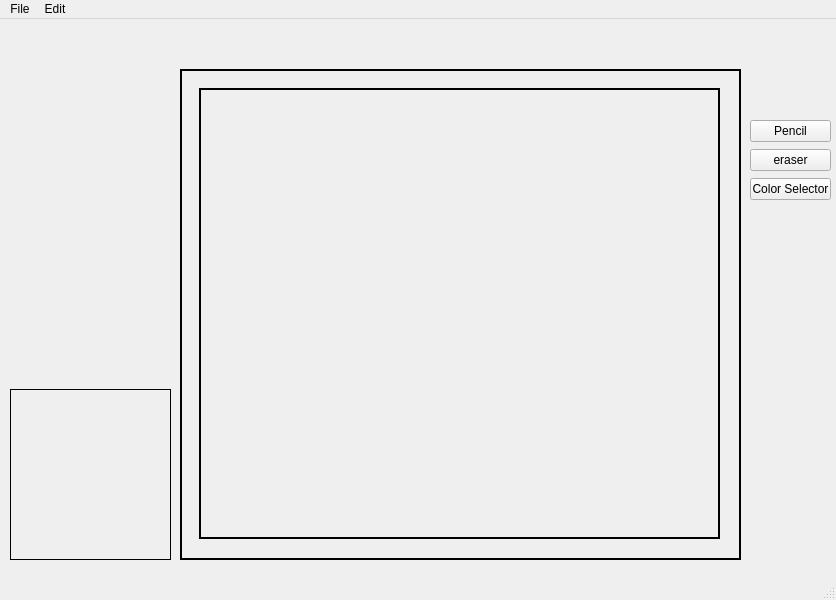
<?xml version="1.0" encoding="UTF-8"?>
<ui version="4.0">
 <class>MainWindow</class>
 <widget class="QMainWindow" name="MainWindow">
  <property name="geometry">
   <rect>
    <x>0</x>
    <y>0</y>
    <width>836</width>
    <height>600</height>
   </rect>
  </property>
  <property name="windowTitle">
   <string>MainWindow</string>
  </property>
  <widget class="QWidget" name="centralwidget">
   <widget class="QWidget" name="verticalLayoutWidget">
    <property name="geometry">
     <rect>
      <x>750</x>
      <y>100</y>
      <width>81</width>
      <height>83</height>
     </rect>
    </property>
    <layout class="QVBoxLayout" name="verticalLayout">
     <item>
      <widget class="QPushButton" name="Pencil">
       <property name="text">
        <string>Pencil</string>
       </property>
      </widget>
     </item>
     <item>
      <widget class="QPushButton" name="Eraser">
       <property name="text">
        <string>eraser</string>
       </property>
      </widget>
     </item>
     <item>
      <widget class="QPushButton" name="ColorSelector">
       <property name="text">
        <string>Color Selector</string>
       </property>
      </widget>
     </item>
    </layout>
   </widget>
   <widget class="QFrame" name="ColorDisplayFrame">
    <property name="geometry">
     <rect>
      <x>10</x>
      <y>370</y>
      <width>161</width>
      <height>171</height>
     </rect>
    </property>
    <property name="frameShape">
     <enum>QFrame::Box</enum>
    </property>
    <property name="frameShadow">
     <enum>QFrame::Plain</enum>
    </property>
   </widget>
   <widget class="QFrame" name="MainZone">
    <property name="geometry">
     <rect>
      <x>180</x>
      <y>50</y>
      <width>561</width>
      <height>491</height>
     </rect>
    </property>
    <property name="frameShape">
     <enum>QFrame::Box</enum>
    </property>
    <property name="frameShadow">
     <enum>QFrame::Plain</enum>
    </property>
    <property name="lineWidth">
     <number>2</number>
    </property>
    <widget class="QFrame" name="DrawingFrame">
     <property name="geometry">
      <rect>
       <x>19</x>
       <y>19</y>
       <width>521</width>
       <height>451</height>
      </rect>
     </property>
     <property name="frameShape">
      <enum>QFrame::Box</enum>
     </property>
     <property name="frameShadow">
      <enum>QFrame::Plain</enum>
     </property>
     <property name="lineWidth">
      <number>2</number>
     </property>
    </widget>
   </widget>
  </widget>
  <widget class="QMenuBar" name="menubar">
   <property name="geometry">
    <rect>
     <x>0</x>
     <y>0</y>
     <width>836</width>
     <height>21</height>
    </rect>
   </property>
   <widget class="QMenu" name="menuFile">
    <property name="title">
     <string>File</string>
    </property>
   </widget>
   <widget class="QMenu" name="menuEdit">
    <property name="title">
     <string>Edit</string>
    </property>
   </widget>
   <addaction name="menuFile"/>
   <addaction name="menuEdit"/>
  </widget>
  <widget class="QStatusBar" name="statusbar"/>
 </widget>
 <resources/>
 <connections/>
</ui>
